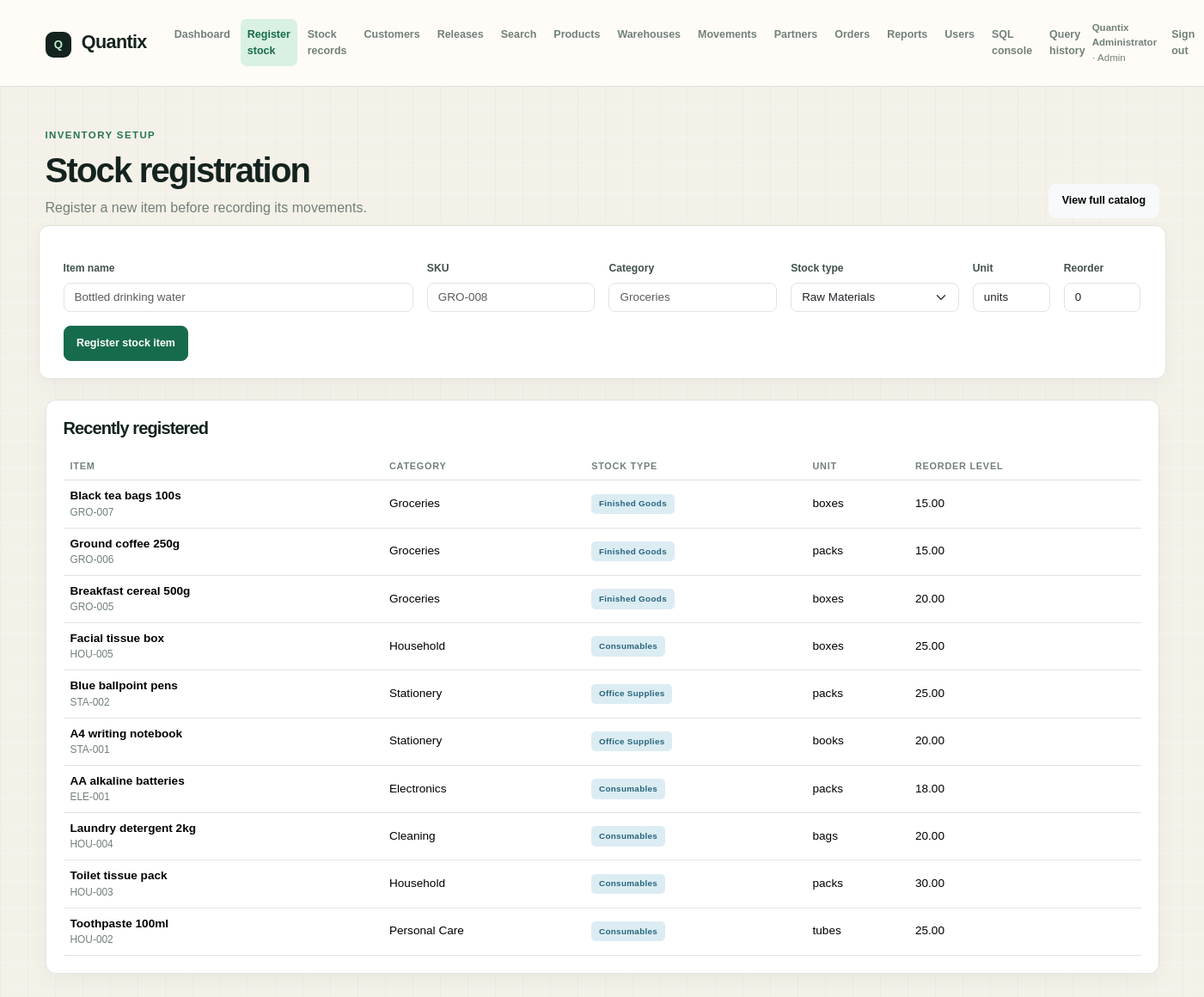
/stock-registration.php (signed in), run on the app's committed database.
### tables this page shows
CREATE TABLE IF NOT EXISTS products (
    id INT UNSIGNED AUTO_INCREMENT PRIMARY KEY,
    name VARCHAR(160) NOT NULL,
    sku VARCHAR(60) NOT NULL UNIQUE,
    category VARCHAR(100) NOT NULL,
    stock_type VARCHAR(60) NOT NULL DEFAULT 'Finished Goods',
    unit VARCHAR(30) NOT NULL DEFAULT 'units',
    reorder_level DECIMAL(12,2) NOT NULL DEFAULT 0
);

### db.php (called while the page is built, shortened)
<?php
function e(string|int|float|null $value): string
{
    return htmlspecialchars((string) $value, ENT_QUOTES, 'UTF-8');
}

### stock-registration.php (the view, shortened to what this page needs)
<?php
require __DIR__ . '/db.php';
require __DIR__ . '/layout.php';
$database = db();
$recent = $database->query('SELECT name, sku, category, stock_type, unit, reorder_level FROM products ORDER BY id DESC LIMIT 10')->fetchAll();
?><div class="d-flex flex-column flex-md-row justify-content-between align-items-md-end gap-3 mb-4"><div><p class="eyebrow mb-2">Inventory setup</p><h1 class="display-6 fw-semibold mb-2">Stock registration</h1><p class="text-secondary mb-0">Register a new item before recording its movements.</p></div><a class="btn btn-light" href="products.php">View full catalog</a></div><?php if ($message): ?><div class="alert alert-success border-0"><?= e($message) ?></div><?php endif; ?><form method="post" class="panel row g-3 mb-4"><div class="col-md-4"><label class="form-label">Item name</label><input class="form-control" name="name" placeholder="Bottled drinking water" required></div><div class="col-md-2"><label class="form-label">SKU</label><input class="form-control" name="sku" placeholder="GRO-008" required></div><div class="col-md-2"><label class="form-label">Category</label><input class="form-control" name="category" placeholder="Groceries" required></div><div class="col-md-2"><label class="form-label">Stock type</label><select class="form-select" name="stock_type" required><?php foreach (['Raw Materials', 'Finished Goods', 'Consumables', 'Packaging', 'Spare Parts', 'Safety Equipment', 'Office Supplies', 'MRO Supplies'] as $type): ?><option><?= e($type) ?></option><?php endforeach; ?></select></div><div class="col-md-1"><label class="form-label">Unit</label><input class="form-control" name="unit" value="units" required></div><div class="col-md-1"><label class="form-label">Reorder</label><input class="form-control" type="number" min="0" step="0.01" name="reorder_level" value="0" required></div><div class="col-12"><button class="btn btn-success">Register stock item</button></div></form><div class="panel"><h2 class="h5 mb-3">Recently registered</h2><div class="table-responsive"><table class="table align-middle mb-0"><thead><tr><th>Item</th><th>Category</th><th>Stock type</th><th>Unit</th><th>Reorder level</th></tr></thead><tbody><?php foreach ($recent as $item): ?><tr><td><strong><?= e($item['name']) ?></strong><small class="d-block text-secondary"><?= e($item['sku']) ?></small></td><td><?= e($item['category']) ?></td><td><span class="badge text-bg-light"><?= e($item['stock_type']) ?></span></td><td><?= e($item['unit']) ?></td><td><?= e($item['reorder_level']) ?></td></tr><?php endforeach; ?></tbody></table></div></div><?php pageEnd(); ?>

### assets/app.css (style rules this page uses)
:root { --ink: #17211f; --muted: #71807a; --mint: #b9f3d0; --cream: #f6f5ef; --line: #e4e9e5; }
body { background: var(--cream); color: var(--ink); font-family: Georgia, 'Times New Roman', serif; }
:root { --ink: #15231f; --ink-soft: #40514a; --muted: #718079; --paper: #f4f1e9; --surface: #fffdf8; --line: #dfe5df; --green: #176b4d; --green-soft: #d9f1e2; --coral: #ef795c; --coral-soft: #ffe0d5; --blue-soft: #dcecf3; --shadow: 0 18px 45px rgba(21, 35, 31, .07); }
* { box-sizing: border-box; }
body { min-height: 100vh; background-color: var(--paper); background-image: linear-gradient(rgba(255, 255, 255, .28) 1px, transparent 1px), linear-gradient(90deg, rgba(21, 35, 31, .025) 1px, transparent 1px); background-size: 32px 32px; color: var(--ink); font-family: 'Manrope', sans-serif; }
.navbar-text, .small, small, .metric-label, .eyebrow, table, .form-label, .form-control, .form-select, .btn, .badge { font-family: 'Manrope', sans-serif; }
.eyebrow { color: var(--green); font-size: .67rem; font-weight: 800; letter-spacing: .14em; text-transform: uppercase; }
h1, h2, h3, .navbar-brand { letter-spacing: -.045em; }
h1 { color: var(--ink); font-weight: 800 !important; }
.text-secondary { color: var(--muted) !important; }
.metric, .panel { background: rgba(255, 253, 248, .94); border: 1px solid var(--line); border-radius: 14px; box-shadow: var(--shadow); }
.panel { padding: 1.35rem; }
.panel h2 { font-weight: 800; }
.form-control, .form-select { border-color: var(--line); border-radius: 8px; background-color: #fff; font-size: .84rem; }
.form-label { color: var(--ink-soft); font-size: .76rem; font-weight: 700; }
.btn { border-radius: 8px; font-size: .78rem; font-weight: 800; padding: .62rem .9rem; }
.btn-success { background: var(--green); border-color: var(--green); }
table { font-size: .78rem; }
th { color: var(--muted) !important; border-bottom-width: 1px !important; font-size: .62rem; letter-spacing: .08em; text-transform: uppercase; font-weight: 800; }
td { border-color: var(--line); color: var(--ink-soft); }
tbody tr { transition: background-color .18s ease; }
.badge { border-radius: 5px; font-size: .62rem; letter-spacing: .03em; padding: .42rem .55rem; }
.text-bg-light { background: var(--blue-soft) !important; color: #28657c !important; }
.navbar-text, .small, small, .metric-label, .eyebrow, table { font-family: Arial, sans-serif; }
.eyebrow { color: #267553; font-size: .72rem; font-weight: 700; letter-spacing: .12em; text-transform: uppercase; }
h1 { letter-spacing: -.045em; }
.metric, .panel { background: #fff; border: 1px solid var(--line); border-radius: 12px; box-shadow: 0 8px 24px rgba(23,33,31,.04); }
.panel { padding: 1.25rem; }
table { font-size: .85rem; }
th { color: var(--muted) !important; font-size: .68rem; letter-spacing: .07em; text-transform: uppercase; font-weight: 700; }
td { border-color: var(--line); }

### data on the page
products: name "Black tea bags 100s", sku "GRO-007", category "Groceries", stock_type "Finished Goods", unit "boxes", reorder_level "15.00"
products: name "Ground coffee 250g", sku "GRO-006", category "Groceries", stock_type "Finished Goods", unit "packs", reorder_level "15.00"
products: name "Breakfast cereal 500g", sku "GRO-005", category "Groceries", stock_type "Finished Goods", unit "boxes", reorder_level "20.00"
products: name "Facial tissue box", sku "HOU-005", category "Household", stock_type "Consumables", unit "boxes", reorder_level "25.00"
products: name "Blue ballpoint pens", sku "STA-002", category "Stationery", stock_type "Office Supplies", unit "packs", reorder_level "25.00"
products: name "A4 writing notebook", sku "STA-001", category "Stationery", stock_type "Office Supplies", unit "books", reorder_level "20.00"
products: name "AA alkaline batteries", sku "ELE-001", category "Electronics", stock_type "Consumables", unit "packs", reorder_level "18.00"
products: name "Laundry detergent 2kg", sku "HOU-004", category "Cleaning", stock_type "Consumables", unit "bags", reorder_level "20.00"
products: name "Toilet tissue pack", sku "HOU-003", category "Household", stock_type "Consumables", unit "packs", reorder_level "30.00"
products: name "Toothpaste 100ml", sku "HOU-002", category "Personal Care", stock_type "Consumables", unit "tubes", reorder_level "25.00"

### other printed values
$label "Dashboard"
$label "Register stock"
$label "Stock records"
$label "Customers"
$label "Releases"
$label "Search"
$label "Products"
$label "Warehouses"
$label "Movements"
$label "Partners"
$label "Orders"
$label "Reports"
$label "Users"
$label "SQL console"
$label "Query history"
